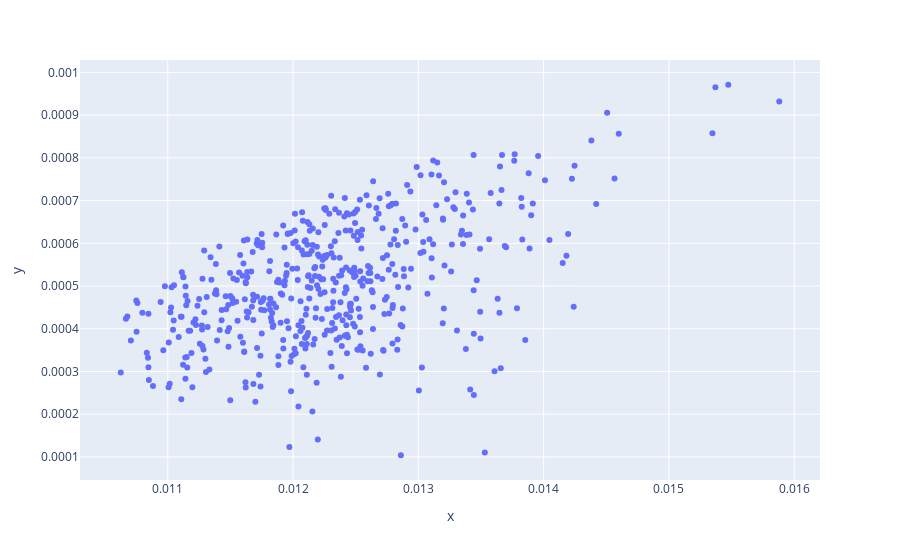

The cell this chart's notebook holds for it:
### Code cell
fig = px.scatter(x=df_test.stds.values, y=df_test.means.values)
fig.show()

### Figure 1 — Plotly figure (JSON) as saved in the notebook; plotly's stock layout.template omitted (floating-point values rounded to 4 significant figures; data arrays with more than 128 entries replaced by an {"elided": "..."} marker saying what was removed)
{"data": [{"hovertemplate": "x=%{x}<br>y=%{y}<extra></extra>", "legendgroup": "", "marker": {"color": "#636efa", "symbol": "circle"}, "mode": "markers", "name": "", "orientation": "v", "showlegend": false, "type": "scatter", "x": {"elided": "500 float values"}, "xaxis": "x", "y": {"elided": "500 float values"}, "yaxis": "y"}], "layout": {"legend": {"tracegroupgap": 0}, "margin": {"t": 60}, "xaxis": {"anchor": "y", "domain": [0, 1], "title": {"text": "x"}}, "yaxis": {"anchor": "x", "domain": [0, 1], "title": {"text": "y"}}}}
